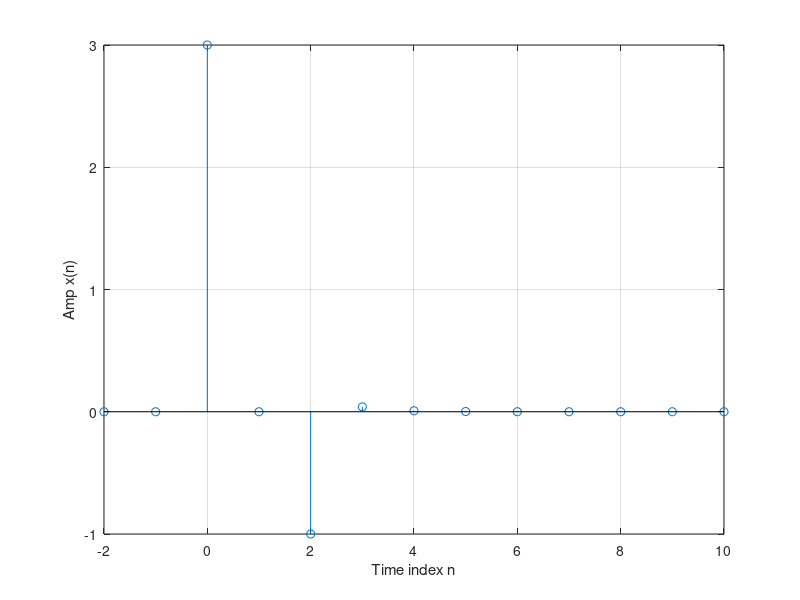

Reproduce this figure in MATLAB.
function B1
clc;clear all;close all;
% Sketch x(n)=3delta(n)-delta(n-2)+(1/5)^(n-1).u(n-3)
% n=-2:10;
% n1=3:10;
% x=[zeros(1,2),3,0,-1,((1/5).^(n1-1)).*ones(1,8)];
% Using subscripts in textbook
n1=-2;
n2=10;
n=n1:n2;
x1=3*impseq(0,n1,n2);
x2=-impseq(2,n1,n2);
x3=stepseq(3,n1,n2);
x=x1+x2+((1/5).^(n-1)).*x3;
% unit step seq.
function [x,n] = stepseq(n0,n1,n2)
% Generates x(n) = u(n-n0); n1 <= n <= n2
% ------------------------------------------
% [x,n] = stepseq(n0,n1,n2)
n = [n1:n2]; x = [(n-n0) >= 0];
end
% unit sample seq
function [x,n] = impseq(n0,n1,n2)
% Generates x(n) = delta(n-n0); n1 <= n <= n2
% ----------------------------------------------
% [x,n] = impseq(n0,n1,n2)
n = [n1:n2]; x = [(n-n0) == 0];
end
stem(n,x);
xlabel('Time index n');
ylabel('Amp x(n)');
grid;
E=sum(x.*x);
disp(['Energy of x(n):',num2str(E)]);
end